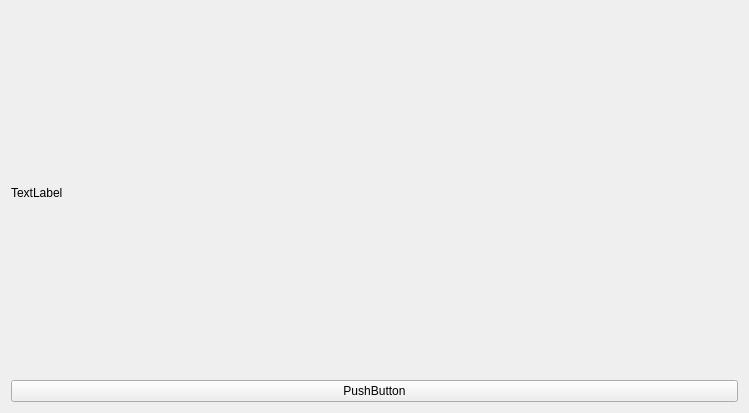
<?xml version="1.0" encoding="UTF-8"?>
<ui version="4.0">
 <class>test</class>
 <widget class="QWidget" name="test">
  <property name="geometry">
   <rect>
    <x>0</x>
    <y>0</y>
    <width>749</width>
    <height>413</height>
   </rect>
  </property>
  <property name="windowTitle">
   <string>test</string>
  </property>
  <layout class="QVBoxLayout" name="verticalLayout">
   <item>
    <widget class="QLabel" name="label">
     <property name="text">
      <string>TextLabel</string>
     </property>
    </widget>
   </item>
   <item>
    <widget class="QPushButton" name="pushButton">
     <property name="text">
      <string>PushButton</string>
     </property>
    </widget>
   </item>
  </layout>
 </widget>
 <layoutdefault spacing="6" margin="11"/>
 <resources/>
 <connections/>
</ui>
